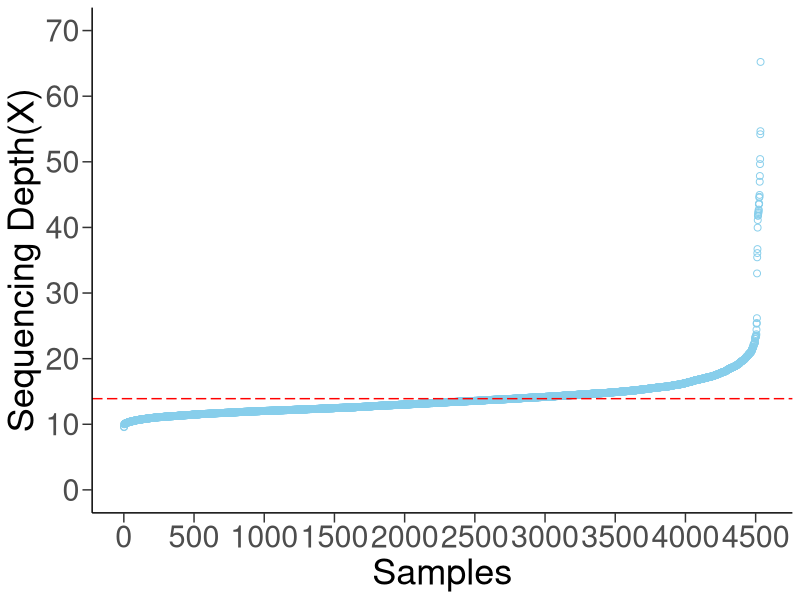
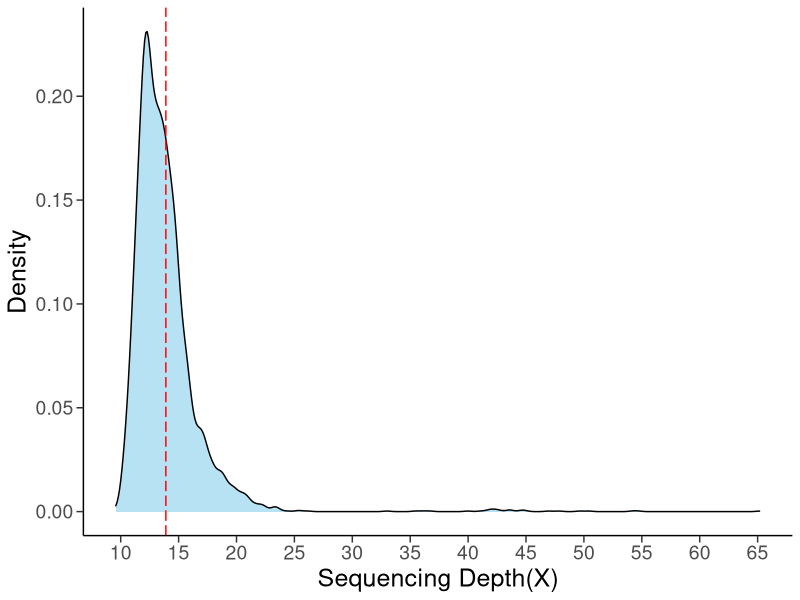

These figures' R source, in order:
#scatter
library(ggplot2)
data<-read.table('./input/depth.txt',sep='\t',header=TRUE)

pp<-ggplot(data,aes(x=Sample,y=MeanDepth))+
   geom_point(colour="skyblue",size=2,shape=1)+
   geom_hline(yintercept = 13.9,linetype=5,colour="red")+
   scale_x_continuous(breaks=seq(0,4540,500))+
   scale_y_continuous(breaks=seq(0,70,10),limits=c(0,70))+
   xlab("Samples")+ylab("Sequencing Depth(X)")+
       theme_bw()+
      theme(plot.title = element_text(hjust = 0.5,size=24,face="bold"),
      axis.ticks.length=unit(7,"pt"),
      axis.text.x=element_text(size=22),
      axis.title.x=element_text(size=26),
      axis.text.y=element_text(size=22),
      axis.title.y=element_text(size=26),
      panel.border = element_blank(),
      panel.grid.major = element_blank(),
      panel.grid.minor = element_blank(),
      axis.line = element_line(colour = "black"))

ggsave(file="scatter.svg", width=12, height=8,plot=pp)


#density
library(ggplot2)
theme_set(theme_bw())
data<-read.table('./input/depth.txt',sep='\t',header=TRUE)
pp2<-ggplot(data,aes(x=MeanDepth))+
   geom_density(fill = "skyblue", alpha = 0.6)+
   geom_vline(xintercept = 13.9,linetype=5,colour="red")+
   scale_x_continuous(breaks=seq(5,70,5))+
   scale_y_continuous(breaks=seq(0,0.25,0.05))+
   xlab("Sequencing Depth(X)")+ylab("Density")+
       theme_bw()+
      theme(plot.title = element_text(hjust = 0.5,size=24,face="bold"),
      axis.ticks.length=unit(5,"pt"),
      axis.text.x=element_text(size=14),
      axis.title.x=element_text(size=18),
      axis.text.y=element_text(size=14),
      axis.title.y=element_text(size=18),
      panel.border = element_blank(),
      panel.grid.major = element_blank(),
      panel.grid.minor = element_blank(),
      axis.line = element_line(colour = "black"))
ggsave(file="density.svg", width=12, height=8,plot=pp2)
